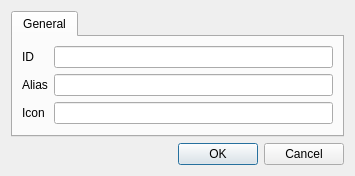
<?xml version="1.0" encoding="UTF-8"?>
<ui version="4.0">
 <class>Dialog</class>
 <widget class="QDialog" name="Dialog">
  <property name="geometry">
   <rect>
    <x>0</x>
    <y>0</y>
    <width>355</width>
    <height>155</height>
   </rect>
  </property>
  <property name="windowTitle">
   <string>Dialog</string>
  </property>
  <layout class="QVBoxLayout" name="verticalLayout">
   <item>
    <widget class="QTabWidget" name="tabWidget">
     <property name="currentIndex">
      <number>0</number>
     </property>
     <widget class="QWidget" name="tabGeneral">
      <attribute name="title">
       <string>General</string>
      </attribute>
      <layout class="QFormLayout" name="formLayout">
       <property name="fieldGrowthPolicy">
        <enum>QFormLayout::ExpandingFieldsGrow</enum>
       </property>
       <item row="0" column="0">
        <widget class="QLabel" name="idLabel">
         <property name="text">
          <string>ID</string>
         </property>
        </widget>
       </item>
       <item row="0" column="1">
        <widget class="QLineEdit" name="txtId"/>
       </item>
       <item row="1" column="0">
        <widget class="QLabel" name="aliasLabel">
         <property name="text">
          <string>Alias</string>
         </property>
        </widget>
       </item>
       <item row="1" column="1">
        <widget class="QLineEdit" name="txtAlias"/>
       </item>
       <item row="2" column="0">
        <widget class="QLabel" name="iconLabel">
         <property name="text">
          <string>Icon</string>
         </property>
        </widget>
       </item>
       <item row="2" column="1">
        <widget class="FileSelectionWidget" name="txtIcon"/>
       </item>
      </layout>
     </widget>
    </widget>
   </item>
   <item>
    <widget class="QDialogButtonBox" name="buttonBox">
     <property name="orientation">
      <enum>Qt::Horizontal</enum>
     </property>
     <property name="standardButtons">
      <set>QDialogButtonBox::Cancel|QDialogButtonBox::Ok</set>
     </property>
    </widget>
   </item>
  </layout>
 </widget>
 <customwidgets>
  <customwidget>
   <class>FileSelectionWidget</class>
   <extends>QLineEdit</extends>
   <header>quick_map_services.file_selection_widget</header>
  </customwidget>
 </customwidgets>
 <resources/>
 <connections>
  <connection>
   <sender>buttonBox</sender>
   <signal>accepted()</signal>
   <receiver>Dialog</receiver>
   <slot>accept()</slot>
   <hints>
    <hint type="sourcelabel">
     <x>248</x>
     <y>254</y>
    </hint>
    <hint type="destinationlabel">
     <x>157</x>
     <y>274</y>
    </hint>
   </hints>
  </connection>
  <connection>
   <sender>buttonBox</sender>
   <signal>rejected()</signal>
   <receiver>Dialog</receiver>
   <slot>reject()</slot>
   <hints>
    <hint type="sourcelabel">
     <x>316</x>
     <y>260</y>
    </hint>
    <hint type="destinationlabel">
     <x>286</x>
     <y>274</y>
    </hint>
   </hints>
  </connection>
 </connections>
</ui>
